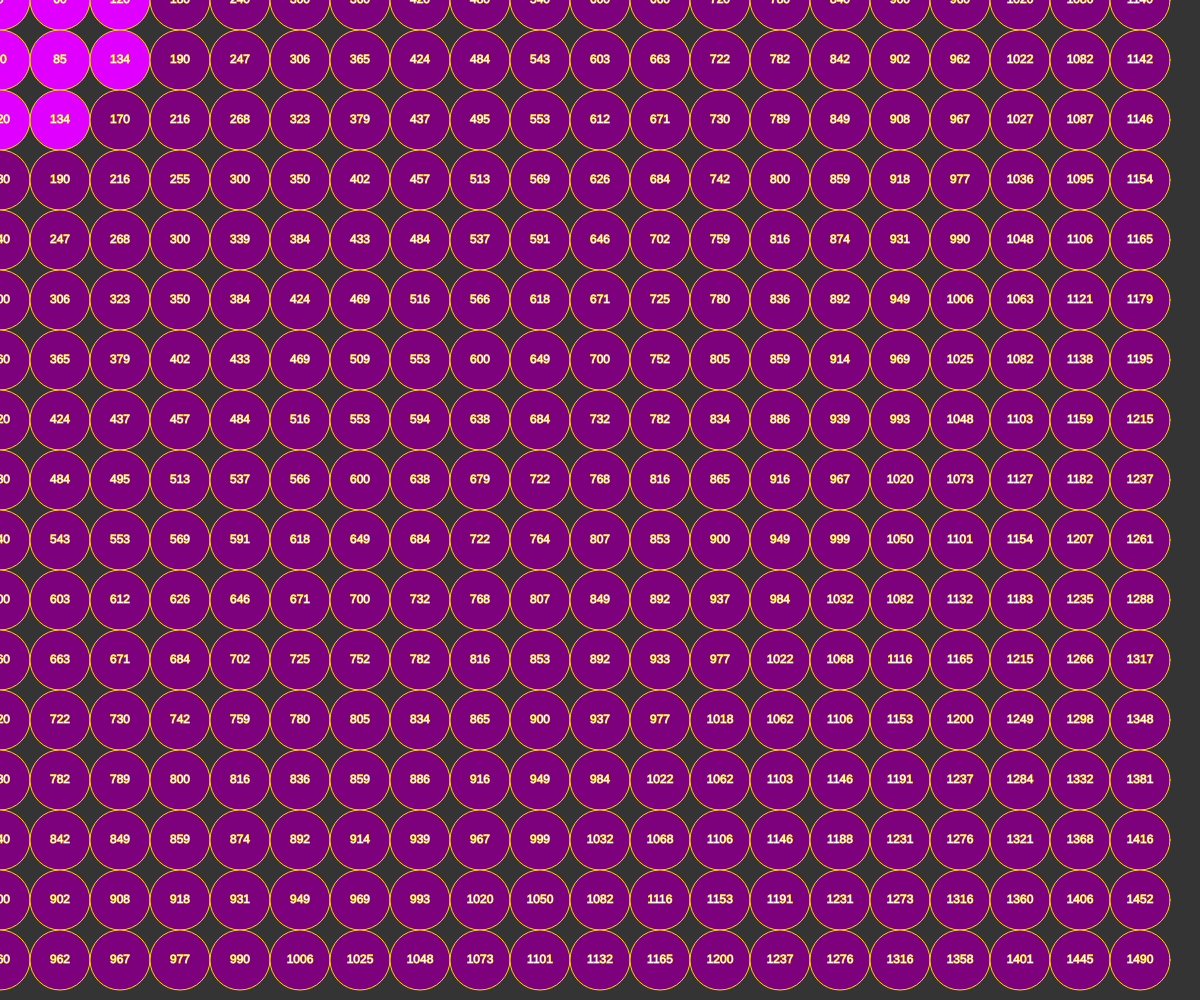
Frame 1 (no input)
Frame 60 (no input): identical to frame 1, image omitted
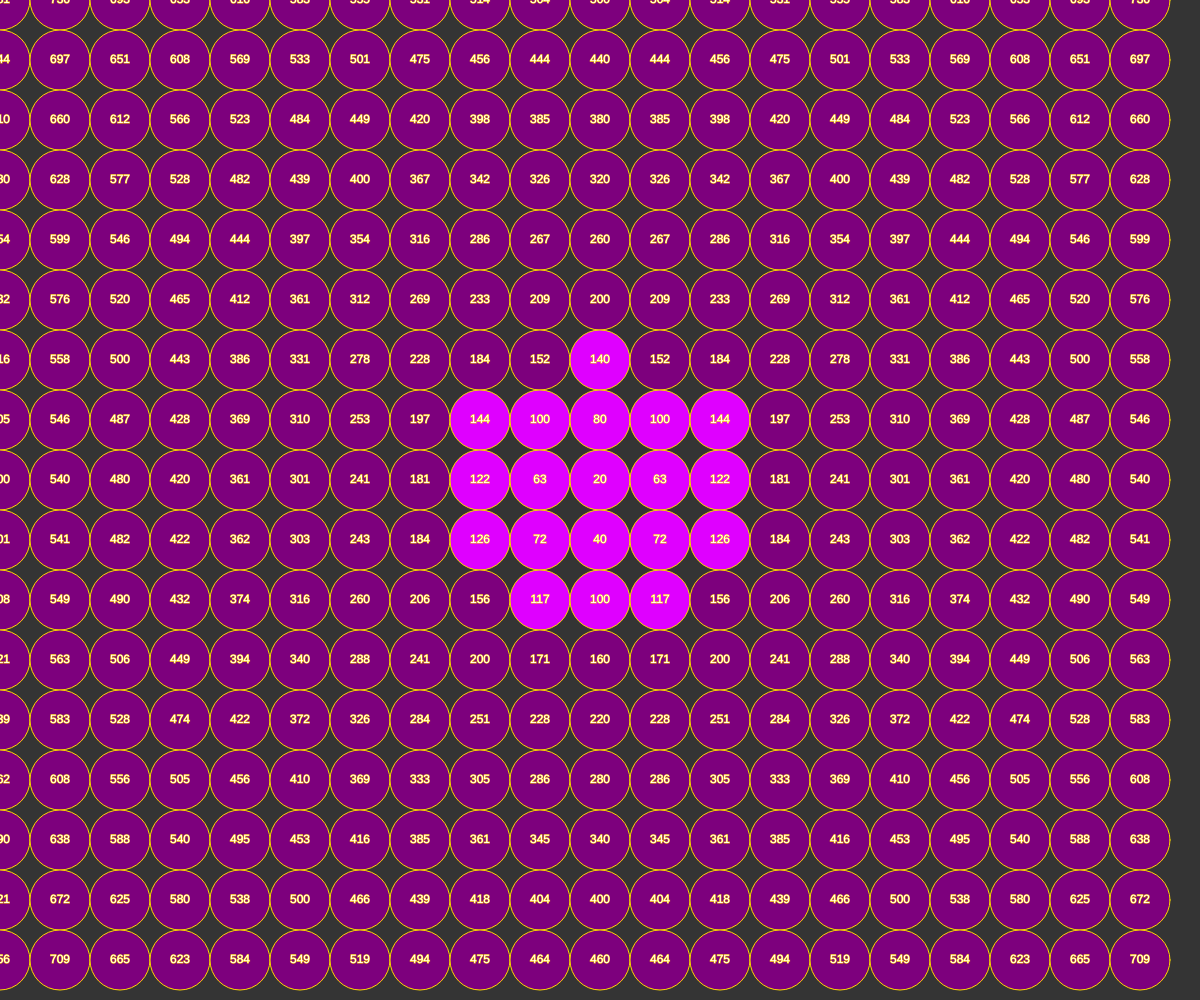
Frame 120 (the mouse pressed at the canvas centre since frame 60)

The p5.js sketch that drew these frames (run headless with seeded random() and noise() and a simulated clock; from frame 60 on, the mouse is pressed at the canvas centre):

// p5.js sketch
// ── sketch.js
// Drawing with Nested Loops
// Max Babcock
// 10/09/2024

// Global
let gridSpacing = 60;

function setup() {
  createCanvas(windowWidth, windowHeight);
  loopReview();
}


function loopReview() {
  // Quickly recap single and nested loops
  for(let x= 0; x <= 40; x = x+20) { // 0, 20, 40
    for(let y = 0; y <= 40; y += 20){
      print(x,y);
    }

  }
}


function draw() {
  background(52,52,52);
  renderGrid();
}


function roundDist(x1, y1, x2, y2) {
  // takes 2 coordinate pairs and returns 
  // the dist between, but rounded
  let a = abs(x1 - x2);
  let b = abs(y1 - y2);
  let c = sqrt(sq(a) + sq(b));
  return round(c);
}


function renderGrid() {
  // use a mested loop to draw objects
  // in a grid arrangement
  for(let x = 0; x < width; x += gridSpacing) {
    for(let y = 0; y < height; y += gridSpacing) {
      let d = roundDist(x, y, mouseX, mouseY);

      if (d > 150)  fill(125,0,125);
      else fill(223,0,255);

      stroke(255,215,0);
      circle(x,y,gridSpacing);
      textAlign(CENTER, CENTER);
      fill(255,255,255);
      text(d, x,y);
    }
  }
}
